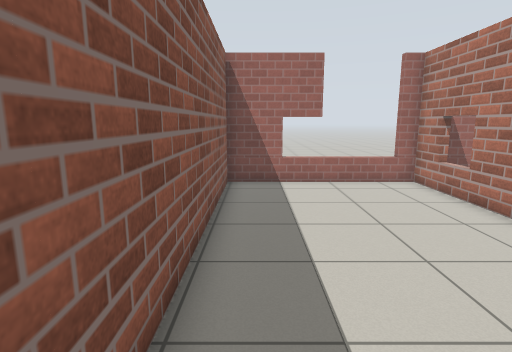
[1] (above)

24 first-person views from a walk through a world built for the Gazebo simulator. The camera is 1.2 m above the floor, tilts 10° down and sees 80° across. The floor is counted in squares, 0.5 m on a side. Each view is taken from the middle of a square. On the plan, view 1 faces up. The plan holds only what a view shows up to about 18 squares ahead; the rest is blank. Simple patterns stand in for the simulator's built-in surfaces.

[2]
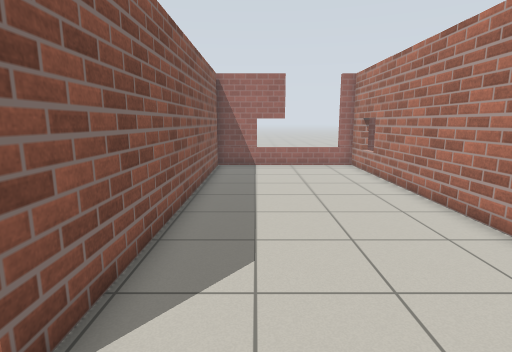

[3]
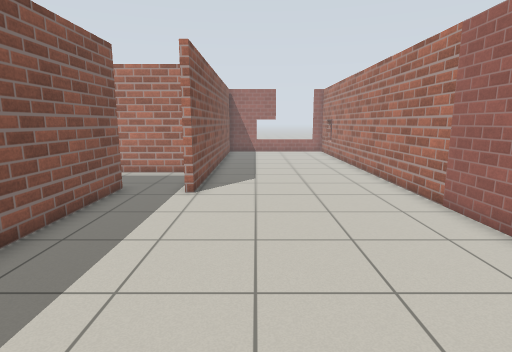

[4]
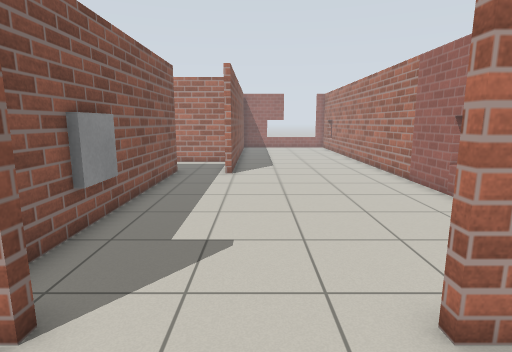

[5]
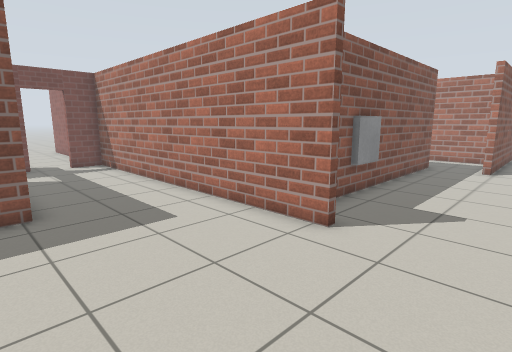

[6]
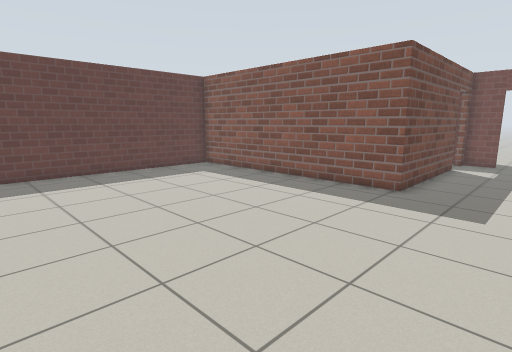

[7]
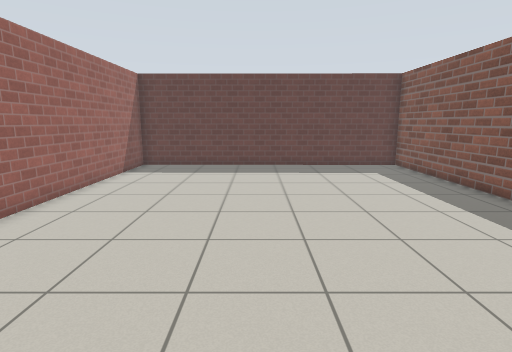

[8]
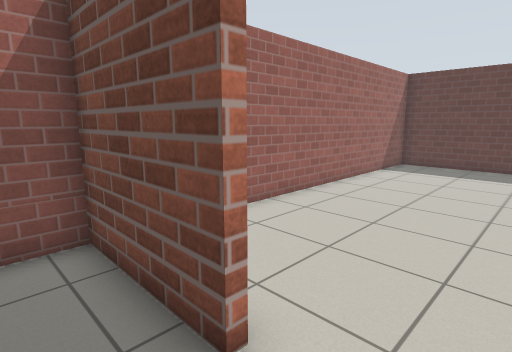

[9]
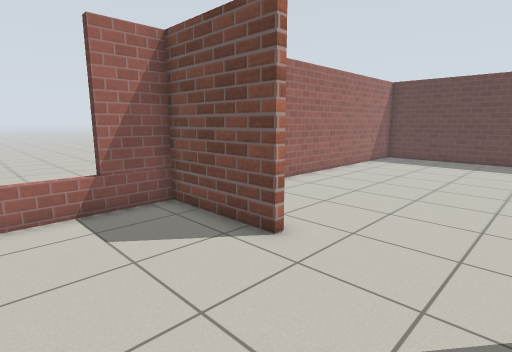

[10]
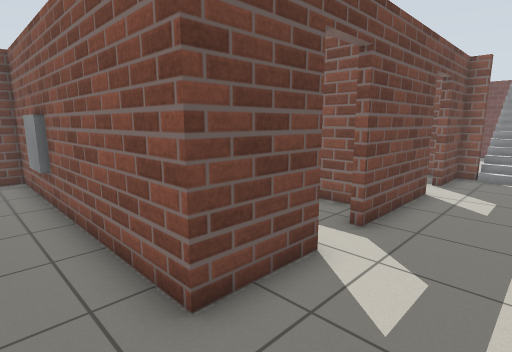

[11]
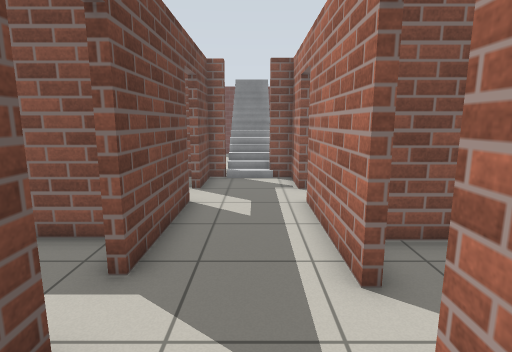

[12]
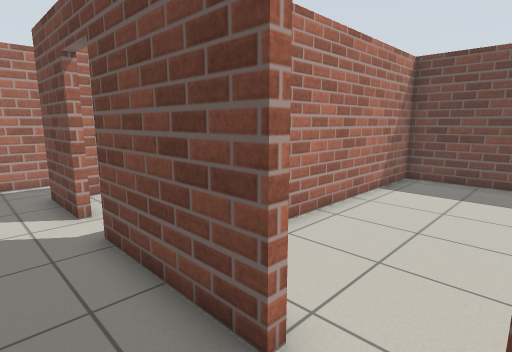

[13]
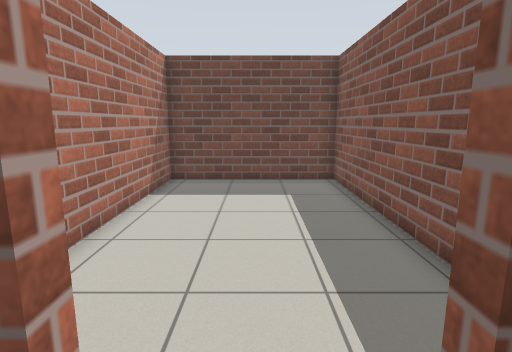

[14]
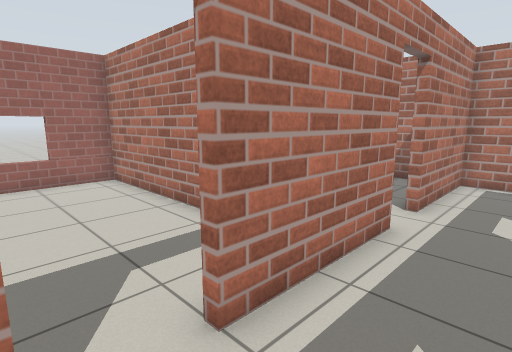

[15]
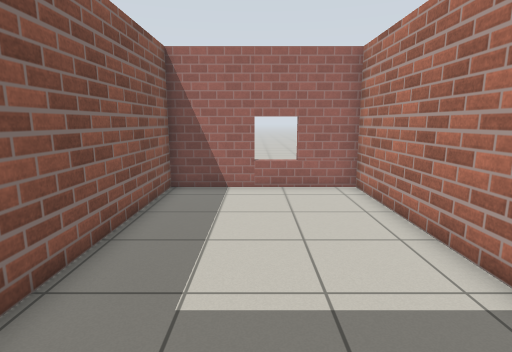

[16]
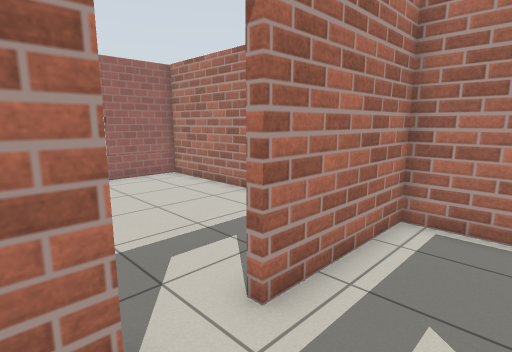

[17]
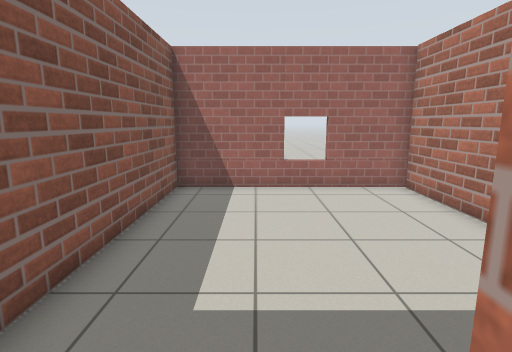

[18]
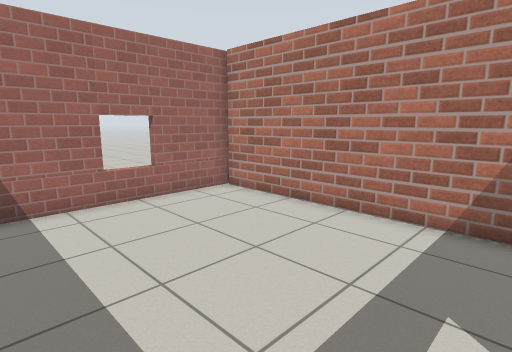

[19]
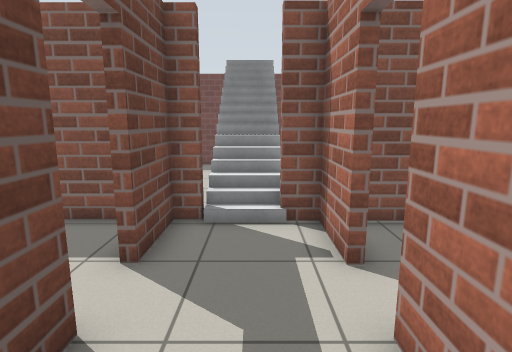

[20]
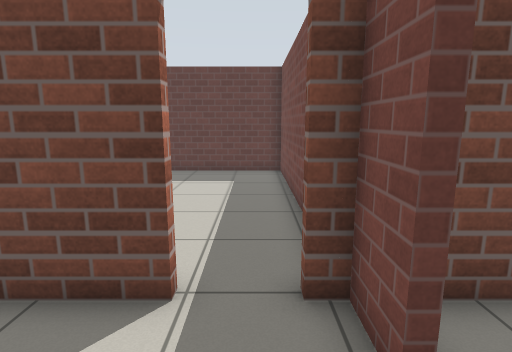

[21]
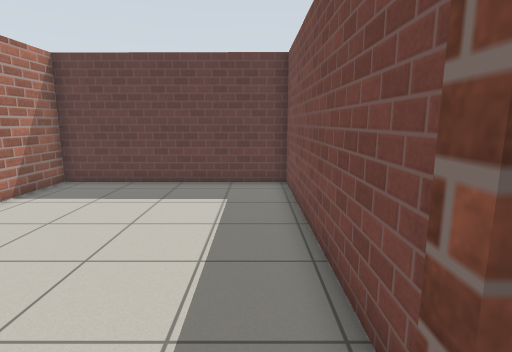

[22]
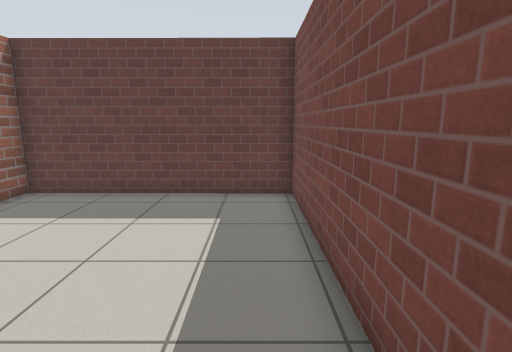

[23]
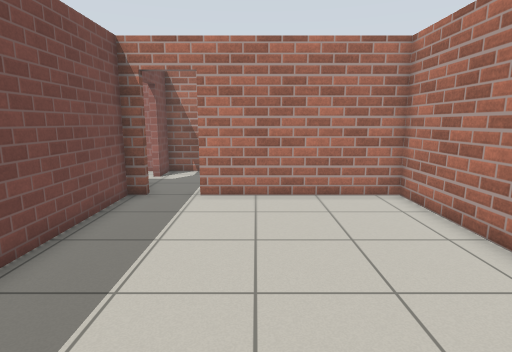

[24]
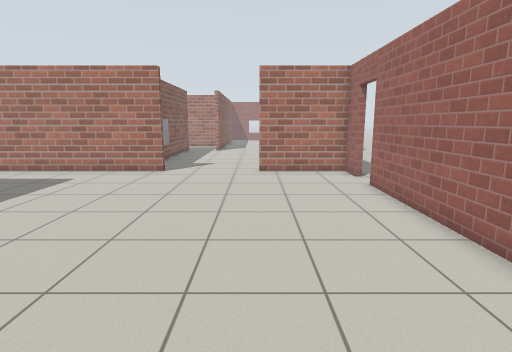

### Floor plan
Points are (right, up) in squares from view 1. A wall is a line through its corners. A room is listed if a view was taken in it or the views show most of it. See-through windows are left out.
Room 1 (views 1, 2, 3, 7, 8, 9)
walls: (-1.4, -2.6) (-1.4, -1.4); (-3.9, -2) (-3.9, -13.7) (-3.1, -13.7); (6.4, -7.4) (6.4, 12.2) (-1, 12.2); (2.2, -14) (2.2, -13.7) (6.4, -13.7) (6.4, -9.5); (-2.6, -13.6) (-2.6, -14); (-1.1, 12.1) (-1.1, -2.7)
ways out: opening at (0, -14) to room 2; opening at (-2.5, -2) to room 3
objects: window (-4, -10)
Room 2 (views 4, 5, 6, 20, 21, 24)
walls: (-2.6, -14) (-17.3, -14) (-17.3, -15.6); (6.4, -15.5) (6.4, -14) (2.2, -14); (-14.9, -18.8) (-7.9, -18.8) (-7.9, -30.2) (6.4, -30.3) (6.4, -17.2); (-17.3, -17.2) (-17.3, -18.8)
ways out: opening at (0, -14) to room 1; open door at (-15.5, -19) to room 5; opening at (6.5, -16.5); open door at (-17.5, -16.5)
Room 3 (views 10, 11, 12, 13, 14, 15, 16, 17, 19)
walls: (-17.3, -1.2) (-17.3, -2) (-14.9, -2); (-14.7, 1.5) (-17.2, 1.5) (-17.2, 0.5); (-13.2, -2) (-8.4, -2); (-8.1, 1.5) (-13.1, 1.5); (-6.7, -2) (-3.9, -2); (-1.4, -1.4) (-1.4, 1.5) (-6.4, 1.5)
ways out: opening at (-2.5, -2) to room 1; open door at (-7.5, 2) to room 4; open door at (-14, -2) to room 6; open door at (-13.5, 2) to room 7; open door at (-7.5, -2)
objects: stairs (-23, -1)
Room 4 (view 18)
walls: (-1.4, 3.4) (-1.4, 12.1); (-1, 12.2) (-9.9, 12.2) (-9.9, 2.6)
ways out: open door at (-7.5, 2) to room 3
Room 5 (views 22, 23)
walls: (-8.2, -23.6) (-8.2, -19.1) (-14.9, -19.1); (-17.3, -19.1) (-17.2, -30.1) (-8.2, -30.2) (-8.2, -27)
ways out: open door at (-15.5, -19) to room 2
Room 6 (no view inside)
walls: (-17.3, -2.7) (-17.3, -13.7) (-10.2, -13.7) (-10.2, -5.6)
ways out: open door at (-14, -2) to room 3
Room 7 (no view inside)
walls: (-10.2, 5.1) (-10.2, 12.2) (-17.2, 12.2) (-17.2, 2.3)
ways out: open door at (-13.5, 2) to room 3

Where each view was taken, in squares from view 1:
view 1: 0 up, 0 right, facing up
view 2: 5 down, 1 right, facing up
view 3: 13 down, 1 right, facing up
view 4: 17 down, 0 right, facing up
view 5: 20 down, 1 right, facing up-left
view 6: 15 down, 3 right, facing down-left
view 7: 13 down, 0 right, facing down
view 8: 12 down, 0 right, facing down-right
view 9: 9 down, 2 left, facing down-right
view 10: 1 up, 2 left, facing down-left
view 11: 0 up, 4 left, facing left
view 12: 0 up, 15 left, facing down-right
view 13: 1 down, 14 left, facing down
view 14: 1 down, 15 left, facing up-right
view 15: 1 up, 14 left, facing up
view 16: 1 down, 9 left, facing up-right
view 17: 1 up, 7 left, facing up
view 18: 3 up, 9 left, facing up-right
view 19: 0 up, 10 left, facing left
view 20: 15 down, 16 left, facing down
view 21: 18 down, 16 left, facing down
view 22: 20 down, 16 left, facing down
view 23: 29 down, 13 left, facing up
view 24: 29 down, 2 right, facing up
